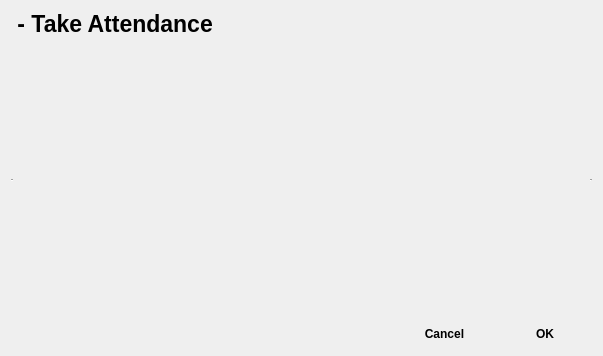
<?xml version="1.0" encoding="UTF-8"?>
<ui version="4.0">
 <class>AceClassUtility_NewAttendance</class>
 <widget class="QDialog" name="AceClassUtility_NewAttendance">
  <property name="geometry">
   <rect>
    <x>0</x>
    <y>0</y>
    <width>603</width>
    <height>356</height>
   </rect>
  </property>
  <property name="minimumSize">
   <size>
    <width>603</width>
    <height>356</height>
   </size>
  </property>
  <property name="maximumSize">
   <size>
    <width>603</width>
    <height>356</height>
   </size>
  </property>
  <property name="baseSize">
   <size>
    <width>603</width>
    <height>356</height>
   </size>
  </property>
  <property name="windowTitle">
   <string>&lt;className&gt; - New Attendance</string>
  </property>
  <property name="windowIcon">
   <iconset resource="../main.qrc">
    <normaloff>:/icons/icon.png</normaloff>:/icons/icon.png</iconset>
  </property>
  <layout class="QGridLayout" name="gridLayout">
   <item row="2" column="0">
    <widget class="QScrollArea" name="studentList">
     <property name="frameShape">
      <enum>QFrame::HLine</enum>
     </property>
     <property name="widgetResizable">
      <bool>true</bool>
     </property>
     <widget class="QWidget" name="studentListContainer">
      <property name="geometry">
       <rect>
        <x>0</x>
        <y>0</y>
        <width>581</width>
        <height>263</height>
       </rect>
      </property>
     </widget>
    </widget>
   </item>
   <item row="3" column="0">
    <layout class="QHBoxLayout" name="bottomLayout">
     <item>
      <widget class="QLabel" name="statusLabel">
       <property name="minimumSize">
        <size>
         <width>380</width>
         <height>0</height>
        </size>
       </property>
       <property name="baseSize">
        <size>
         <width>380</width>
         <height>0</height>
        </size>
       </property>
       <property name="font">
        <font>
         <weight>75</weight>
         <bold>true</bold>
        </font>
       </property>
       <property name="text">
        <string/>
       </property>
      </widget>
     </item>
     <item>
      <widget class="QPushButton" name="cancelButton">
       <property name="font">
        <font>
         <weight>75</weight>
         <bold>true</bold>
        </font>
       </property>
       <property name="text">
        <string>Cancel</string>
       </property>
       <property name="icon">
        <iconset theme="cancel">
         <normaloff>.</normaloff>.</iconset>
       </property>
       <property name="flat">
        <bool>true</bool>
       </property>
      </widget>
     </item>
     <item>
      <widget class="QPushButton" name="confirmButton">
       <property name="font">
        <font>
         <weight>75</weight>
         <bold>true</bold>
        </font>
       </property>
       <property name="text">
        <string>OK</string>
       </property>
       <property name="icon">
        <iconset theme="dialog-ok">
         <normaloff>.</normaloff>.</iconset>
       </property>
       <property name="flat">
        <bool>true</bool>
       </property>
      </widget>
     </item>
    </layout>
   </item>
   <item row="0" column="0">
    <layout class="QHBoxLayout" name="titleLayout">
     <item>
      <widget class="QLabel" name="titleLabel">
       <property name="font">
        <font>
         <pointsize>17</pointsize>
         <weight>75</weight>
         <bold>true</bold>
        </font>
       </property>
       <property name="text">
        <string>&lt;className&gt; - Take Attendance</string>
       </property>
      </widget>
     </item>
     <item>
      <widget class="QLabel" name="dateTimeLabel">
       <property name="text">
        <string>&lt;attendanceDateTime&gt;</string>
       </property>
       <property name="alignment">
        <set>Qt::AlignRight|Qt::AlignTrailing|Qt::AlignVCenter</set>
       </property>
      </widget>
     </item>
    </layout>
   </item>
  </layout>
 </widget>
 <resources>
  <include location="../main.qrc"/>
 </resources>
 <connections/>
</ui>
